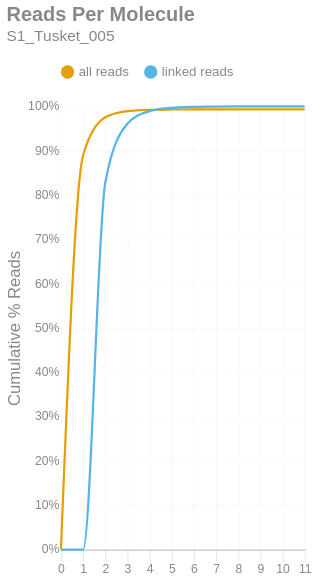

Notebook code for this chart:
### Markdown cell above
### Reads per Molecule
This chart shows the cumulative distribution of the number of reads per linked molecule. That is, how many alignments are associated with a unique molecule. This excludes the number of reads associated with invalid or absent linked-read barcodes. The `linked` histogram is the percentages recalculated when disregarding singletons.

### Code cell
if SKIPLR:
    print_html(f"Skipped")
else:
    counts = np.bincount(valids['reads'].cast(pl.Int64).to_numpy())
    weighted = counts * np.arange(len(counts))
    all_perc = weighted / n_reads
    linked_perc = weighted / n_linked_reads
    linked_perc[1] = 0
    binned_df = pl.DataFrame({
        'readsper': list(range(len(counts))),
        'all reads (cumsum)': np.cumsum(all_perc).tolist(),
        'linked reads (cumsum)': np.cumsum(linked_perc).tolist(),
    })

    with SafeRender(binned_df):
        (
            density_plot(binned_df, 'Reads Per Molecule', samplename, 'readspmol')
            .encode(
                x=alt.X('readsper:O', title=None).axis(labelAngle=0).scale(padding=0),
                y=alt.Y('value:Q', title='Cumulative % Reads').axis(format='%').stack(False),
                color=alt.Color("key:N").scale(domain=["all reads", "linked reads"]),
                tooltip=[
                    alt.Tooltip("key:N", title="Data Type"),
                    alt.Tooltip("readsper:O", title="Reads Per Molecule"),
                    alt.Tooltip("value:Q", format=".2%", title="% Reads (Cum.)")
                ]            
            )
        ).display()

### Figure 1 — Vega-Lite specification as saved in the notebook (floating-point values rounded to 4 significant figures)
{"width": "container", "height": 400, "config": {"title": {"anchor": "start", "dy": -15, "fontSize": 18, "color": "#888888", "subtitleColor": "#888888", "subtitleFontSize": 14}, "arc": {"fill": "#0072B2"}, "axis": {"domainColor": "#888888", "domainWidth": 0.5, "gridWidth": 0.2, "grid": false, "titleFontWeight": 400, "titleFontSize": 15, "labelFontSize": 11, "labelColor": "#888888", "tickColor": "#888888", "tickWidth": 0.2, "titleColor": "#888888"}, "axisBand": {"grid": false}, "axisX": {"grid": true, "tickSize": 10, "domainCap": "round"}, "axisY": {"domain": false, "grid": true, "tickSize": 0, "domainCap": "round"}, "background": "transparent", "header": {"labelFontSize": 15, "labelColor": "#888888", "titleFontSize": 15, "titleFontWeight": 600, "titleColor": "#888888"}, "legend": {"labelFont": "sans-serif", "labelFontSize": 12, "labelColor": "#888888", "symbolSize": 100, "symbolType": "circle", "titleFontSize": 12, "titlePadding": 10, "titleColor": "#888888", "title": null, "orient": "top"}, "range": {"category": ["#E69F00", "#56B4E9", "#009E73", "#F0E442", "#0072B2", "#D55E00", "#CC79A7", "#000000"], "diverging": ["#cfe8f3", "#a2d4ec", "#73bfe2", "#46abdb", "#1696d2", "#12719e"]}, "area": {"fill": "#0072B2", "fillOpacity": 0.7, "line": true, "strokeOpacity": 0.7}, "line": {"color": "#0072B2", "stroke": "#0072B2", "strokeWidth": 2}, "trail": {"color": "#0072B2", "stroke": "#0072B2", "strokeWidth": 0, "size": 1}, "point": {"filled": true, "fillOpacity": 1.0, "size": 95}, "text": {"color": "#888888", "fontSize": 11, "align": "right", "fontWeight": 400, "size": 11}, "bar": {"fill": "#0072B2", "stroke": null}, "view": {"stroke": null, "continuousWidth": 660, "continuousHeight": 400}}, "data": {"name": "data-3b4bb31514c797301b78d8121fbff2a7"}, "mark": {"type": "line", "interpolate": "monotone", "point": {"opacity": 0, "size": 275}}, "encoding": {"color": {"field": "key", "scale": {"domain": ["all reads", "linked reads"]}, "type": "nominal"}, "tooltip": [{"field": "key", "title": "Data Type", "type": "nominal"}, {"field": "readsper", "title": "Reads Per Molecule", "type": "ordinal"}, {"field": "value", "format": ".2%", "title": "% Reads (Cum.)", "type": "quantitative"}], "x": {"axis": {"labelAngle": 0}, "field": "readsper", "scale": {"padding": 0}, "title": null, "type": "ordinal"}, "y": {"axis": {"format": "%"}, "field": "value", "stack": false, "title": "Cumulative % Reads", "type": "quantitative"}}, "params": [{"name": "param_c36ac31b6afebe62", "select": {"type": "point", "fields": ["key"]}, "bind": "legend"}], "title": {"text": "Reads Per Molecule", "subtitle": "S1_Tusket_005"}, "transform": [{"fold": ["all reads (cumsum)", "linked reads (cumsum)"]}, {"calculate": "replace(datum.key, ' (cumsum)', '')", "as": "key"}, {"filter": {"param": "param_c36ac31b6afebe62"}}], "usermeta": {"embedOptions": {"downloadFileName": "S1_Tusket_005.readspmol"}}, "$schema": "https://vega.github.io/schema/vega-lite/v6.1.0.json", "datasets": {"data-3b4bb31514c797301b78d8121fbff2a7": [{"readsper": 0, "all reads (cumsum)": 0.0, "linked reads (cumsum)": 0.0}, {"readsper": 1, "all reads (cumsum)": 0.8897, "linked reads (cumsum)": 0.0}, {"readsper": 2, "all reads (cumsum)": 0.9754, "linked reads (cumsum)": 0.8276}, {"readsper": 3, "all reads (cumsum)": 0.9892, "linked reads (cumsum)": 0.9608}, {"readsper": 4, "all reads (cumsum)": 0.9921, "linked reads (cumsum)": 0.9891}, {"readsper": 5, "all reads (cumsum)": 0.9929, "linked reads (cumsum)": 0.9966}, {"readsper": 6, "all reads (cumsum)": 0.9931, "linked reads (cumsum)": 0.9989}, {"readsper": 7, "all reads (cumsum)": 0.9932, "linked reads (cumsum)": 0.9996}, {"readsper": 8, "all reads (cumsum)": 0.9933, "linked reads (cumsum)": 1.0}, {"readsper": 9, "all reads (cumsum)": 0.9933, "linked reads (cumsum)": 1.0}, {"readsper": 10, "all reads (cumsum)": 0.9933, "linked reads (cumsum)": 1.0}, {"readsper": 11, "all reads (cumsum)": 0.9933, "linked reads (cumsum)": 1.0}]}}
